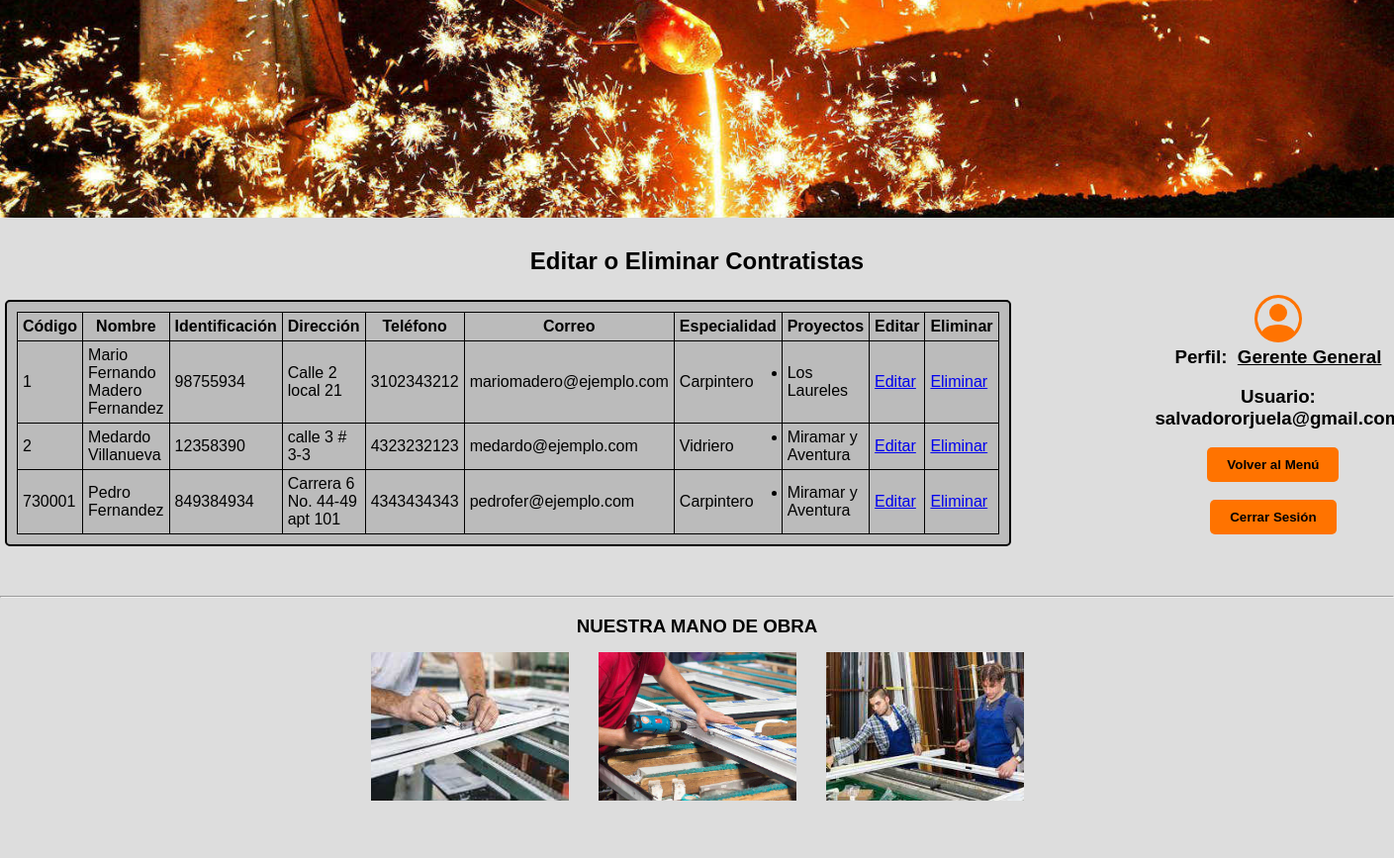
/operaciones/eliminarcontratista (signed in, middle part), run on an earlier commit of the app's database.
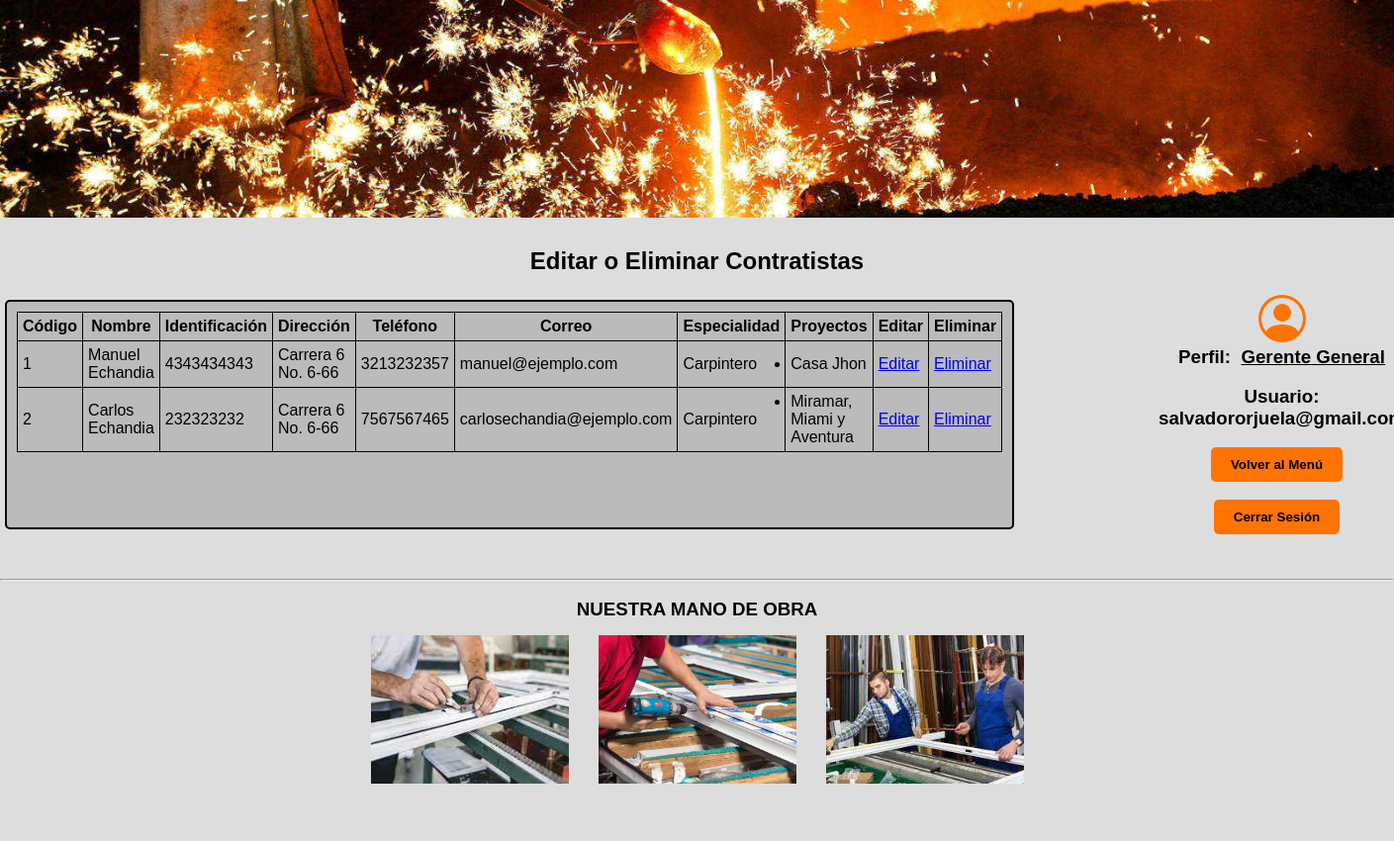
And on a later commit of the database.
### operaciones/models.py (models this page shows, shortened)
class Contratistas (models.Model):
    codigo_contratista = models.AutoField(
        primary_key=True)  # llave primaria
    nombre_contratista = models.CharField(max_length=50)
    apellido_contratista = models.CharField(max_length=50, default="")
    identificacion = models.PositiveIntegerField(default="000000000")
    direccion_contratista = models.CharField(max_length=100)
    correo_contratista = models.EmailField(default="ejemplo@ejemplo.com")
    telefono_contratista = models.PositiveBigIntegerField()
    especialidad_contratista = models.CharField(max_length=50)
    proyecto_asignacion = ManyToManyField(Proyectos)
    def proyectos_asignados(self):
        return ', '.join([Proyectos.nombre_proyecto for Proyectos in self.proyecto_asignacion.all()])
    proyectos_asignados.short_description = "Proyectos"

class Proyectos (models.Model):
    codigo_proyecto = models.AutoField(primary_key=True)  # llave primaria
    nombre_proyecto = models.CharField(max_length=100)
    direccion_proyecto = models.CharField(max_length=100)
    descripcion_proyecto = models.TextField()
    estado = [
        ("Act", "Activo"),
        ("Ter", "Terminado"),
        ("Na", "No Asignado"),
    ]
    estado_proyecto = models.CharField(
        max_length=12, choices=estado, default="Na")
    empleado_responsable = models.ForeignKey(
        CustomUser, null=False, on_delete=models.CASCADE)  # llave foranea
    def __str__(self):
        return f"{self.nombre_proyecto}"

class CustomUser(AbstractUser):
    identificacion = models.PositiveBigIntegerField(
        default="0000000000")
    cargos = [
        ("Gerente General", "Director General"),
        ("Director Operacional", "Director Operacional"),
        ("Almacenista", "Almacenista"),
        ("Contratista", "Contratista")
    ]
    cargo_empleado = models.CharField(
        max_length=50, choices=cargos, default="Contratista")
    telefono_empleado = models.PositiveBigIntegerField(default="0000000000")
    correo_empleado = models.EmailField(default="ejemplo@ejemplo.com")

### operaciones/views.py (the view)
# urls.py: path("eliminarcontratista", views.eliminarcontratista,
@login_required(login_url="/inventarios/ingresar")
def eliminarcontratista(request):
    listado = Contratistas.objects.all()
    return render(request, "operaciones/eliminarcontratista.html", {
        'listado': listado
    })

### operaciones/templates/operaciones/eliminarcontratista.html (shortened to what this page needs)
{% extends "inventarios/layout.html" %}
{% block main %}
      <div class="centering">
            <h2>Editar o Eliminar Contratistas</h2>
      </div>
      <section id="bflex">
            <br>
            <div class="floatLeftTabla">
                  <table>
                        <tr>
                              <th><h4>Código</h4></th>
                              <th><h4>Nombre</h4></th>
                              <th><h4>Identificación</h4></th>
                              <th><h4>Dirección</h4></th>
                              <th><h4>Teléfono</h4></th>
                              <th><h4>Correo</h4></th>
                              <th><h4>Especialidad</h4></th>
                              <th><h4>Proyectos</h4></th>
                              <th><h4>Editar</h4></th>
                              <th><h4>Eliminar</h4></th>
                        </tr>
                        {% for contratista in listado %}
                              <tr>
                                    <td><p>{{ contratista.codigo_contratista }}</p></td>
                                    <td><p>{{ contratista.nombre_contratista }} {{ contratista.apellido_contratista }}</p></td>
                                    <td><p>{{ contratista.identificacion }}</p></td>
                                    <td><p>{{ contratista.direccion_contratista }}</p></td>
                                    <td><p>{{ contratista.telefono_contratista }}</p></td>
                                    <td><p>{{ contratista.correo_contratista }}</p></td>
                                    <td><p>{{ contratista.especialidad_contratista }}</p></td>
                                    <td>
                                          <ul>
                                                {% for asignado in contratista.proyecto_asignacion.all %}
                                                      <li>{{ asignado }}</li>
                                                {% endfor %}
                                          </ul>
                                    </td>
                                    <td><a href="{% url 'operaciones:editarcontratista' contratista.codigo_contratista %}">Editar</a></td>
                                    <td><a href="{% url 'operaciones:borrarcontratista' contratista.codigo_contratista %}">Eliminar</a></td>
                              </tr>
                        {% endfor %}
                  </table>
            </div>
            <div class="floatRight">
                  <h3>Perfil:&nbsp;&nbsp;<u>{{ user.cargo_empleado }}</u></h3>
                  <br>
                  {% if user.is_authenticated %}
                        <h3>Usuario: {{ user.username }}</h3>
                  {% endif %}
                  <br>
                  <div class="centering logout">
                        <form action="{% url 'operaciones:redirecciongerente' %}" method="post">
                              <input autofocus type="submit" Value="Volver al Menú" class="logout" title="Volver al Menú {{ user.cargo_empleado }}">
                        </form>
                  </div>
                  <br>
                  <div class="centering logout">
                        <form action="{% url 'inventarios:salir' %}" method="post">
                              <input type="submit" value="Cerrar Sesión" class="logout" title="Cerrar Sesión {{ user.cargo_empleado }}">
                        </form>
                  </div>
            </div>
            <br><br>
      </section>
{% endblock %}

### inventarios/templates/inventarios/layout.html (shortened to what this page needs)
{% load static %}
<!DOCTYPE html>
<html lang="es">
<head>
    <link rel="stylesheet" href="{% static 'inventarios/styles.css' %}?{% now 'U' %}">
</head>
<body>
    <main>
    <section id="portada">
        <img src="{% static 'inventarios/port.jpeg' %}">
    </section>
    <div class="main">
    {% block main %}
    {% endblock %}
    </div>
    <hr>
    <br>
    <section id="bien">
        <h3>NUESTRA MANO DE OBRA</h3>
        <div class="contenedor">
            <article>
                <img src="{% static 'inventarios/foto1.jpeg' %}">
            </article>
            <article>
                <img src="{% static 'inventarios/foto2.jpeg' %}">
            </article>
            <article>
                <img src="{% static 'inventarios/foto3.jpeg' %}">
            </article>
        </div>
    </section>
    </main>
</body>
</html>

### inventarios/static/inventarios/styles.css (style rules this page uses)
* { margin: 0; padding: 0; box-sizing: border-box; }
body { font-family: "Franklin Gothic Medium", "Arial Narrow", Arial, sans-serif; background-color: #ddd; }
.contenedor { width: 98%; margin: auto; height: auto; }
img { float: left; width: 100px; }
section { width: 100%; margin-bottom: 45px; text-align: center; top: -30px; }
h2 { margin-bottom: 20px; }
.main { display: block; justify-content: center; align-items: center; height: auto; width: 100%; }
#bflex { text-align: center; width: 100%; display: flex; right: 0%; }
.floatRight { float: right; margin: 0 0 0 10%; }
.floatLeftTabla { float: left; margin-left: 30px; border: 2px solid black; text-align: left; padding: 10px; margin: 5px; border-radius: 5px; background-color: #bbb; display: block; }
@media (min-width: 1024px) { .contenedor { width: 1000px; } }
#bien h3, h4 { text-align: center; }
#bien .contenedor { display: flex; justify-content: center; flex-wrap: wrap; }
#bien article { margin: 15px; }
#bien img { width: 200px; height: 150px; object-fit: cover; }
#portada { margin-top: 10%; position: relative; }
#portada img { width: 100%; }
@media (min-width: 1024px) { #portada img { margin-top: -100px; } }
.centering { width: 100%; height: auto; display: flex; justify-content: center; text-align: center; }
.LoginForm input[type="submit"], .centering input[type="submit"] { transition: O.3s; margin-right: 10px; border: none; background-color: rgb(255, 115, 0); color: var(--white); padding: 10px 20px; font-weight: bold; border-radius: 5px; }
table, th, td { border:1px solid black; border-collapse: collapse; padding: 5px; }

What changed in the data, as far as the page shows it:
removed Contratistas: codigo_contratista "730001", nombre_contratista "Pedro", apellido_contratista "Fernandez", identificacion "849384934", direccion_contratista "Carrera 6 No. 44-49 apt 101", telefono_contratista "4343434343", correo_contratista "pedrofer@ejemplo.com", especialidad_contratista "Carpintero", Proyectos (nombre_proyecto "Miramar y Aventura")
changed Contratistas id 1: loses Proyectos (nombre_proyecto "Los Laureles"); nombre_contratista "Mario Fernando" → "Manuel"; apellido_contratista "Madero Fernandez" → "Echandia"; identificacion "98755934" → "4343434343"; direccion_contratista "Calle 2 local 21" → "Carrera 6 No. 6-66"; telefono_contratista "3102343212" → "3213232357"; correo_contratista "mariomadero@ejemplo.com" → "manuel@ejemplo.com"; gains Proyectos (nombre_proyecto "Casa Jhon")
changed Contratistas id 2: nombre_contratista "Medardo" → "Carlos"; apellido_contratista "Villanueva" → "Echandia"; identificacion "12358390" → "232323232"; direccion_contratista "calle 3 # 3-3" → "Carrera 6 No. 6-66"; telefono_contratista "4323232123" → "7567567465"; correo_contratista "medardo@ejemplo.com" → "carlosechandia@ejemplo.com"; especialidad_contratista "Vidriero" → "Carpintero"; loses Proyectos (nombre_proyecto "Miramar y Aventura")
added Proyectos: nombre_proyecto "Miramar, Miami y Aventura", shown under Contratistas id 2
